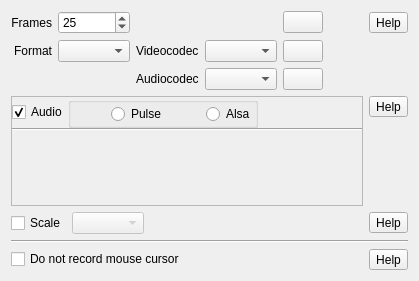
          <widget class="QWidget" name="tabAudio">
           <attribute name="title">
            <string notr="true"/>
           </attribute>
           <layout class="QVBoxLayout" name="verticalLayout_4">
            <item>
             <layout class="QGridLayout" name="gridLayoutFormatCodecs">
              <item row="0" column="7">
               <widget class="QToolButton" name="toolButtonFramesHelp">
                <property name="toolTip">
                 <string notr="true">Help</string>
                </property>
                <property name="text">
                 <string notr="true">Help</string>
                </property>
               </widget>
              </item>
              <item row="0" column="5">
               <spacer name="horizontalSpacer_2">
                <property name="orientation">
                 <enum>Qt::Horizontal</enum>
                </property>
                <property name="sizeHint" stdset="0">
                 <size>
                  <width>40</width>
                  <height>20</height>
                 </size>
                </property>
               </spacer>
              </item>
              <item row="2" column="3">
               <widget class="QComboBox" name="comboBoxAudioCodec"/>
              </item>
              <item row="1" column="3">
               <widget class="QComboBox" name="comboBoxVideoCodec"/>
              </item>
              <item row="1" column="4">
               <widget class="QPushButton" name="pushButtonFormatDefault">
                <property name="toolTip">
                 <string>Default</string>
                </property>
                <property name="text">
                 <string notr="true"/>
                </property>
               </widget>
              </item>
              <item row="1" column="2">
               <widget class="QLabel" name="labelVideoCodec">
                <property name="text">
                 <string>Videocodec</string>
                </property>
               </widget>
              </item>
              <item row="1" column="0">
               <widget class="QLabel" name="labelFormat">
                <property name="text">
                 <string>Format</string>
                </property>
                <property name="alignment">
                 <set>Qt::AlignRight|Qt::AlignTrailing|Qt::AlignVCenter</set>
                </property>
               </widget>
              </item>
              <item row="1" column="1">
               <widget class="QComboBox" name="comboBoxFormat"/>
              </item>
              <item row="0" column="4">
               <widget class="QPushButton" name="pushButtonFramesDefault">
                <property name="toolTip">
                 <string>Default</string>
                </property>
                <property name="text">
                 <string notr="true"/>
                </property>
               </widget>
              </item>
              <item row="0" column="1">
               <widget class="QSpinBox" name="spinBoxFrames">
                <property name="value">
                 <number>25</number>
                </property>
               </widget>
              </item>
              <item row="0" column="0">
               <widget class="QLabel" name="labelFrames">
                <property name="text">
                 <string>Frames</string>
                </property>
                <property name="alignment">
                 <set>Qt::AlignRight|Qt::AlignTrailing|Qt::AlignVCenter</set>
                </property>
               </widget>
              </item>
              <item row="2" column="2">
               <widget class="QLabel" name="labelAudioCodec">
                <property name="text">
                 <string>Audiocodec</string>
                </property>
               </widget>
              </item>
              <item row="2" column="4">
               <widget class="QPushButton" name="pushButtonAudiocodecDefault">
                <property name="toolTip">
                 <string>Default</string>
                </property>
                <property name="text">
                 <string notr="true"/>
                </property>
               </widget>
              </item>
             </layout>
            </item>
            <item>
             <layout class="QHBoxLayout" name="horizontalLayout_34">
              <item>
               <widget class="QFrame" name="frameAudio">
                <property name="frameShape">
                 <enum>QFrame::StyledPanel</enum>
                </property>
                <property name="frameShadow">
                 <enum>QFrame::Raised</enum>
                </property>
                <layout class="QVBoxLayout" name="verticalLayout_11">
                 <property name="spacing">
                  <number>0</number>
                 </property>
                 <property name="leftMargin">
                  <number>0</number>
                 </property>
                 <property name="topMargin">
                  <number>0</number>
                 </property>
                 <property name="rightMargin">
                  <number>0</number>
                 </property>
                 <property name="bottomMargin">
                  <number>6</number>
                 </property>
                 <item>
                  <layout class="QHBoxLayout" name="horizontalLayout_3" stretch="0,0,0">
                   <item>
                    <widget class="QCheckBox" name="checkBoxAudioOnOff">
                     <property name="text">
                      <string>Audio</string>
                     </property>
                     <property name="checked">
                      <bool>true</bool>
                     </property>
                    </widget>
                   </item>
                   <item>
                    <widget class="QGroupBox" name="groupBoxPulseAlsa">
                     <property name="flat">
                      <bool>true</bool>
                     </property>
                     <layout class="QHBoxLayout" name="horizontalLayout_31">
                      <property name="spacing">
                       <number>0</number>
                      </property>
                      <property name="leftMargin">
                       <number>0</number>
                      </property>
                      <property name="topMargin">
                       <number>0</number>
                      </property>
                      <property name="rightMargin">
                       <number>0</number>
                      </property>
                      <property name="bottomMargin">
                       <number>0</number>
                      </property>
                      <item>
                       <spacer name="horizontalSpacer_17">
                        <property name="orientation">
                         <enum>Qt::Horizontal</enum>
                        </property>
                        <property name="sizeHint" stdset="0">
                         <size>
                          <width>40</width>
                          <height>20</height>
                         </size>
                        </property>
                       </spacer>
                      </item>
                      <item>
                       <widget class="QRadioButton" name="radioButtonPulse">
                        <property name="text">
                         <string>Pulse</string>
                        </property>
                       </widget>
                      </item>
                      <item>
                       <spacer name="horizontalSpacer_16">
                        <property name="orientation">
                         <enum>Qt::Horizontal</enum>
                        </property>
                        <property name="sizeHint" stdset="0">
                         <size>
                          <width>40</width>
                          <height>20</height>
                         </size>
                        </property>
                       </spacer>
                      </item>
                      <item>
                       <widget class="QRadioButton" name="radioButtonAlsa">
                        <property name="text">
                         <string>Alsa</string>
                        </property>
                       </widget>
                      </item>
                     </layout>
                    </widget>
                   </item>
                   <item>
                    <spacer name="horizontalSpacer_14">
                     <property name="orientation">
                      <enum>Qt::Horizontal</enum>
                     </property>
                     <property name="sizeHint" stdset="0">
                      <size>
                       <width>40</width>
                       <height>20</height>
                      </size>
                     </property>
                    </spacer>
                   </item>
                  </layout>
                 </item>
                 <item>
                  <widget class="Line" name="line_6">
                   <property name="orientation">
                    <enum>Qt::Horizontal</enum>
                   </property>
                  </widget>
                 </item>
                 <item>
                  <widget class="QScrollArea" name="scrollAreaAudioDevice">
                   <property name="frameShape">
                    <enum>QFrame::NoFrame</enum>
                   </property>
                   <property name="widgetResizable">
                    <bool>true</bool>
                   </property>
                   <property name="alignment">
                    <set>Qt::AlignLeading|Qt::AlignLeft|Qt::AlignTop</set>
                   </property>
                   <widget class="QWidget" name="scrollAreaWidgetContentsAudioDevices">
                    <property name="geometry">
                     <rect>
                      <x>0</x>
                      <y>0</y>
                      <width>511</width>
                      <height>134</height>
                     </rect>
                    </property>
                    <layout class="QVBoxLayout" name="verticalLayoutAudioDevices">
                     <property name="spacing">
                      <number>0</number>
                     </property>
                     <property name="leftMargin">
                      <number>0</number>
                     </property>
                     <property name="topMargin">
                      <number>0</number>
                     </property>
                     <property name="rightMargin">
                      <number>0</number>
                     </property>
                     <property name="bottomMargin">
                      <number>0</number>
                     </property>
                    </layout>
                   </widget>
                  </widget>
                 </item>
                </layout>
               </widget>
              </item>
              <item>
               <layout class="QVBoxLayout" name="verticalLayout_5">
                <item>
                 <widget class="QToolButton" name="toolButtonAudioHelp">
                  <property name="toolTip">
                   <string notr="true">Help</string>
                  </property>
                  <property name="text">
                   <string notr="true">Help</string>
                  </property>
                 </widget>
                </item>
                <item>
                 <spacer name="verticalSpacer_5">
                  <property name="orientation">
                   <enum>Qt::Vertical</enum>
                  </property>
                  <property name="sizeHint" stdset="0">
                   <size>
                    <width>20</width>
                    <height>40</height>
                   </size>
                  </property>
                 </spacer>
                </item>
               </layout>
              </item>
             </layout>
            </item>
            <item>
             <layout class="QHBoxLayout" name="horizontalLayout_33">
              <item>
               <widget class="QFrame" name="frameScale">
                <property name="frameShape">
                 <enum>QFrame::NoFrame</enum>
                </property>
                <property name="frameShadow">
                 <enum>QFrame::Raised</enum>
                </property>
                <layout class="QHBoxLayout" name="horizontalLayout_26">
                 <property name="leftMargin">
                  <number>0</number>
                 </property>
                 <property name="topMargin">
                  <number>0</number>
                 </property>
                 <property name="bottomMargin">
                  <number>0</number>
                 </property>
                 <item>
                  <widget class="QCheckBox" name="checkBoxScale">
                   <property name="text">
                    <string>Scale</string>
                   </property>
                  </widget>
                 </item>
                 <item>
                  <widget class="QComboBox" name="comboBoxScale">
                   <property name="enabled">
                    <bool>false</bool>
                   </property>
                   <property name="sizeAdjustPolicy">
                    <enum>QComboBox::AdjustToContents</enum>
                   </property>
                  </widget>
                 </item>
                </layout>
               </widget>
              </item>
              <item>
               <spacer name="horizontalSpacer_18">
                <property name="orientation">
                 <enum>Qt::Horizontal</enum>
                </property>
                <property name="sizeHint" stdset="0">
                 <size>
                  <width>40</width>
                  <height>20</height>
                 </size>
                </property>
               </spacer>
              </item>
              <item>
               <widget class="QToolButton" name="toolButtonHelpScale">
                <property name="toolTip">
                 <string notr="true"/>
                </property>
                <property name="text">
                 <string notr="true">Help</string>
                </property>
               </widget>
              </item>
             </layout>
            </item>
            <item>
             <widget class="Line" name="line_7">
              <property name="orientation">
               <enum>Qt::Horizontal</enum>
              </property>
             </widget>
            </item>
            <item>
             <layout class="QHBoxLayout" name="horizontalLayout_22">
              <item>
               <widget class="QCheckBox" name="checkBoxMouseCursorOnOff">
                <property name="text">
                 <string>Do not record mouse cursor</string>
                </property>
               </widget>
              </item>
              <item>
               <spacer name="horizontalSpacer_6">
                <property name="orientation">
                 <enum>Qt::Horizontal</enum>
                </property>
                <property name="sizeHint" stdset="0">
                 <size>
                  <width>40</width>
                  <height>20</height>
                 </size>
                </property>
               </spacer>
              </item>
              <item>
               <widget class="QToolButton" name="toolButtonNoMouseCursorHelp">
                <property name="toolTip">
                 <string notr="true"/>
                </property>
                <property name="text">
                 <string notr="true">Help</string>
                </property>
               </widget>
              </item>
             </layout>
            </item>
           </layout>
          </widget>
